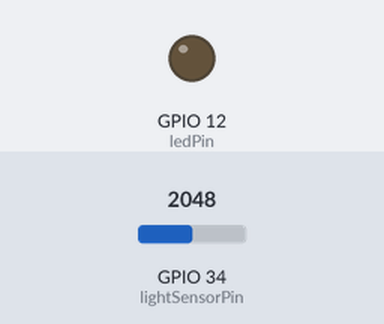
The sketch below on a simulated ESP32. Shown: output pins drawn as LEDs (lit = HIGH). The inputs (shaded band) are chosen by the test bench; at power-on: GPIO 34 (lightSensorPin) = 2048. What the sketch prints to the serial monitor is not drawn.

Above: at 1.3 s.
1.4 s: GPIO 34 (lightSensorPin) set to 1967
At 2.3 s:
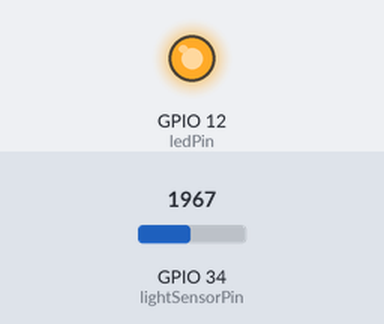
3.0 s: GPIO 34 (lightSensorPin) set to 2040
At 3.4 s:
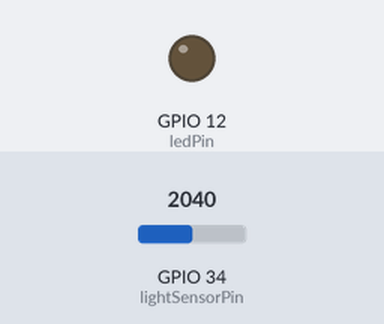
4.5 s: GPIO 34 (lightSensorPin) set to 1960
At 5.8 s:
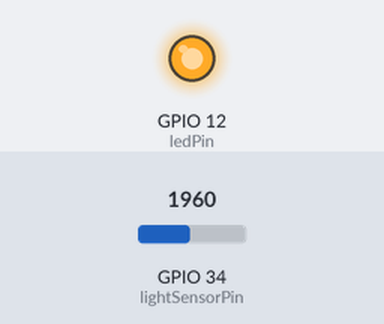
Timing chart, 0 to 7.5 s (numbered marks = the images above; inputs shaded):
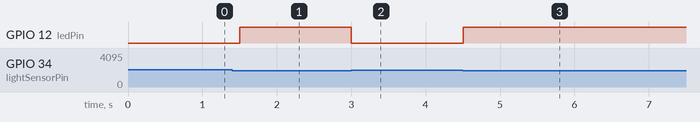

Measured:
- the behaviour switches between 2000 and 1999 on GPIO 34 (lightSensorPin) (found by bisection; images 0 and 1)
- after the input at 1.4 s, GPIO 12 (ledPin): LOW → HIGH after 0.10 s
- after the input at 3.0 s, GPIO 12 (ledPin): HIGH → LOW at once
- after the input at 4.5 s, GPIO 12 (ledPin): LOW → HIGH at once

The sketch:

1_3.ino
```cpp
const int lightSensorPin = 34;  // 光敏电阻传感器引脚
const int ledPin = 12;          // LED 灯引脚
const int threshold = 2000;     // 光照强度阈值

void setup() {
  Serial.begin(9600);
  pinMode(ledPin, OUTPUT);  // 设置 LED 灯引脚为输出模式
}

void loop() {
  int sensorValue = analogRead(lightSensorPin);  // 读取光照强度值
  Serial.print("光照强度值: ");
  Serial.println(sensorValue);

  // 根据光照强度控制 LED 灯
  if (sensorValue < threshold) {
    digitalWrite(ledPin, HIGH);  // 点亮 LED 灯
  } else {
    digitalWrite(ledPin, LOW);   // 熄灭 LED 灯
  }
  delay(500);
}
```
